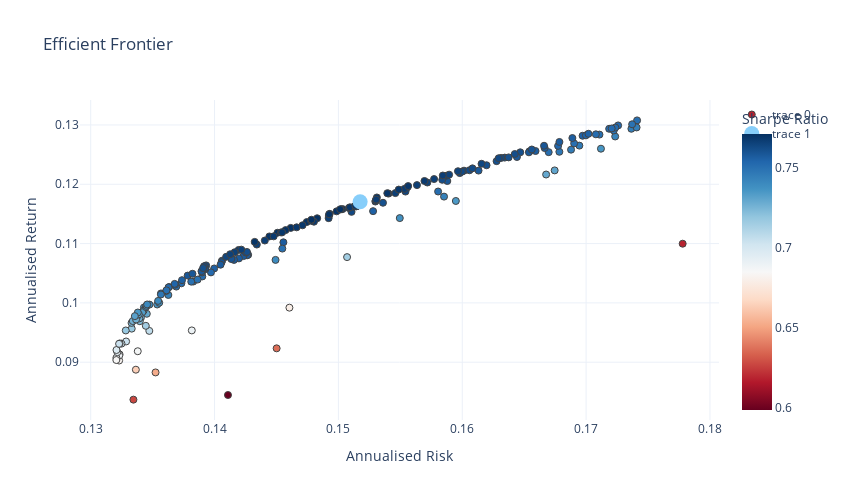

Notebook code cell kept with this figure:
### Code cell
newlist = np.array(newlist)

risk_free_rate=0

fig = go.Figure()
fig.add_trace(go.Scatter(x=newlist[:,1]**0.5, y=newlist[:,0], 
                      marker=dict(color=(newlist[:,0]-risk_free_rate)/(newlist[:,1]**.5), 
                                  showscale=True, 
                                  size=7,
                                  line=dict(width=1),
                                  colorscale="RdBu",
                                  colorbar=dict(title="Sharpe Ratio")
                                 ), 
                      mode='markers',
                      text=[str(np.array(tickers_list[i])) + "" + str(np.array(weights_list[i]).round(2)) for i in range(len(tickers_list))]))


fig.add_trace(go.Scatter(x=[mean_variance_pairs[np.argmax(sharpe)][1]**.5],
                 y=[mean_variance_pairs[np.argmax(sharpe)][0]],
             mode="markers",marker_color="lightskyblue",marker_size=15))




fig.update_layout(template='plotly_white',
                  xaxis=dict(title='Annualised Risk'),
                  yaxis=dict(title='Annualised Return'),
                  title='Efficient Frontier',
                  width=850,
                  height=500)
fig.update_layout(coloraxis_colorbar=dict(title="Sharpe Ratio"))

### Figure 1 — Plotly figure (JSON) as saved in the notebook; plotly's stock layout.template omitted (floating-point values rounded to 4 significant figures; data arrays with more than 128 entries replaced by an {"elided": "..."} marker saying what was removed)
{"data": [{"marker": {"color": {"elided": "202 float values"}, "colorbar": {"title": {"text": "Sharpe Ratio"}}, "colorscale": [[0, "rgb(103,0,31)"], [0.1, "rgb(178,24,43)"], [0.2, "rgb(214,96,77)"], [0.3, "rgb(244,165,130)"], [0.4, "rgb(253,219,199)"], [0.5, "rgb(247,247,247)"], [0.6, "rgb(209,229,240)"], [0.7, "rgb(146,197,222)"], [0.8, "rgb(67,147,195)"], [0.9, "rgb(33,102,172)"], [1, "rgb(5,48,97)"]], "line": {"width": 1}, "showscale": true, "size": 7}, "mode": "markers", "text": {"elided": "202 str values"}, "type": "scatter", "x": {"elided": "202 float values"}, "y": {"elided": "202 float values"}}, {"marker": {"color": "lightskyblue", "size": 15}, "mode": "markers", "type": "scatter", "x": [0.1518], "y": [0.1171]}], "layout": {"coloraxis": {"colorbar": {"title": {"text": "Sharpe Ratio"}}}, "height": 500, "title": {"text": "Efficient Frontier"}, "width": 850, "xaxis": {"title": {"text": "Annualised Risk"}}, "yaxis": {"title": {"text": "Annualised Return"}}}}
